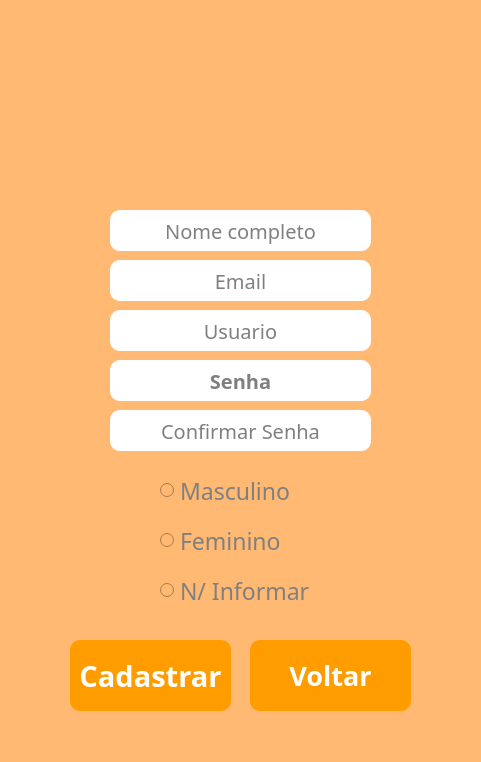
<?xml version="1.0" encoding="UTF-8"?>
<ui version="4.0">
 <class>MainWindow</class>
 <widget class="QMainWindow" name="MainWindow">
  <property name="geometry">
   <rect>
    <x>0</x>
    <y>0</y>
    <width>481</width>
    <height>762</height>
   </rect>
  </property>
  <property name="windowTitle">
   <string>Cadastro</string>
  </property>
  <property name="autoFillBackground">
   <bool>false</bool>
  </property>
  <property name="styleSheet">
   <string notr="true">background-color: rgb(255, 185, 114)</string>
  </property>
  <widget class="QWidget" name="centralwidget">
   <widget class="QLabel" name="label_2">
    <property name="geometry">
     <rect>
      <x>30</x>
      <y>10</y>
      <width>421</width>
      <height>181</height>
     </rect>
    </property>
    <property name="font">
     <font>
      <family>Ebrima</family>
      <pointsize>30</pointsize>
     </font>
    </property>
    <property name="text">
     <string/>
    </property>
    <property name="pixmap">
     <pixmap>imagens/Joana Game (2).png</pixmap>
    </property>
    <property name="alignment">
     <set>Qt::AlignCenter</set>
    </property>
   </widget>
   <widget class="QPushButton" name="BTCad1">
    <property name="geometry">
     <rect>
      <x>70</x>
      <y>640</y>
      <width>161</width>
      <height>71</height>
     </rect>
    </property>
    <property name="font">
     <font>
      <family>League Spartan</family>
      <pointsize>22</pointsize>
      <weight>75</weight>
      <bold>true</bold>
     </font>
    </property>
    <property name="styleSheet">
     <string notr="true">background-color: rgb(255, 157, 0);
color: rgb(255, 255, 255);
border-radius: 10px;
</string>
    </property>
    <property name="text">
     <string>Cadastrar</string>
    </property>
   </widget>
   <widget class="QPushButton" name="BTBack">
    <property name="geometry">
     <rect>
      <x>250</x>
      <y>640</y>
      <width>161</width>
      <height>71</height>
     </rect>
    </property>
    <property name="font">
     <font>
      <family>League Spartan</family>
      <pointsize>20</pointsize>
      <weight>75</weight>
      <bold>true</bold>
     </font>
    </property>
    <property name="styleSheet">
     <string notr="true">background-color: rgb(255, 157, 0);
color: rgb(255, 255, 255);
border-radius: 10px;</string>
    </property>
    <property name="text">
     <string>Voltar</string>
    </property>
   </widget>
   <widget class="QLineEdit" name="LineName">
    <property name="geometry">
     <rect>
      <x>110</x>
      <y>210</y>
      <width>261</width>
      <height>41</height>
     </rect>
    </property>
    <property name="minimumSize">
     <size>
      <width>251</width>
      <height>0</height>
     </size>
    </property>
    <property name="sizeIncrement">
     <size>
      <width>1</width>
      <height>0</height>
     </size>
    </property>
    <property name="font">
     <font>
      <family>League Spartan</family>
      <pointsize>15</pointsize>
     </font>
    </property>
    <property name="tabletTracking">
     <bool>false</bool>
    </property>
    <property name="autoFillBackground">
     <bool>false</bool>
    </property>
    <property name="styleSheet">
     <string notr="true">background-color: rgb(255, 255, 255); 
border-radius: 10px;
</string>
    </property>
    <property name="frame">
     <bool>true</bool>
    </property>
    <property name="alignment">
     <set>Qt::AlignCenter</set>
    </property>
    <property name="dragEnabled">
     <bool>false</bool>
    </property>
    <property name="readOnly">
     <bool>false</bool>
    </property>
    <property name="placeholderText">
     <string>Nome completo</string>
    </property>
    <property name="cursorMoveStyle">
     <enum>Qt::VisualMoveStyle</enum>
    </property>
    <property name="clearButtonEnabled">
     <bool>false</bool>
    </property>
   </widget>
   <widget class="QLineEdit" name="LineUse">
    <property name="geometry">
     <rect>
      <x>110</x>
      <y>310</y>
      <width>261</width>
      <height>41</height>
     </rect>
    </property>
    <property name="minimumSize">
     <size>
      <width>251</width>
      <height>0</height>
     </size>
    </property>
    <property name="sizeIncrement">
     <size>
      <width>1</width>
      <height>0</height>
     </size>
    </property>
    <property name="font">
     <font>
      <family>League Spartan</family>
      <pointsize>15</pointsize>
     </font>
    </property>
    <property name="tabletTracking">
     <bool>false</bool>
    </property>
    <property name="autoFillBackground">
     <bool>false</bool>
    </property>
    <property name="styleSheet">
     <string notr="true">background-color: rgb(255, 255, 255); 
border-radius: 10px;</string>
    </property>
    <property name="text">
     <string/>
    </property>
    <property name="frame">
     <bool>true</bool>
    </property>
    <property name="echoMode">
     <enum>QLineEdit::Normal</enum>
    </property>
    <property name="alignment">
     <set>Qt::AlignCenter</set>
    </property>
    <property name="dragEnabled">
     <bool>false</bool>
    </property>
    <property name="readOnly">
     <bool>false</bool>
    </property>
    <property name="placeholderText">
     <string>Usuario</string>
    </property>
    <property name="cursorMoveStyle">
     <enum>Qt::VisualMoveStyle</enum>
    </property>
    <property name="clearButtonEnabled">
     <bool>false</bool>
    </property>
   </widget>
   <widget class="QLineEdit" name="LinePas">
    <property name="geometry">
     <rect>
      <x>110</x>
      <y>360</y>
      <width>261</width>
      <height>41</height>
     </rect>
    </property>
    <property name="minimumSize">
     <size>
      <width>251</width>
      <height>0</height>
     </size>
    </property>
    <property name="sizeIncrement">
     <size>
      <width>1</width>
      <height>0</height>
     </size>
    </property>
    <property name="font">
     <font>
      <family>League Spartan</family>
      <pointsize>15</pointsize>
      <weight>75</weight>
      <bold>true</bold>
     </font>
    </property>
    <property name="tabletTracking">
     <bool>false</bool>
    </property>
    <property name="autoFillBackground">
     <bool>false</bool>
    </property>
    <property name="styleSheet">
     <string notr="true">background-color: rgb(255, 255, 255); 
border-radius: 10px;</string>
    </property>
    <property name="text">
     <string/>
    </property>
    <property name="frame">
     <bool>true</bool>
    </property>
    <property name="echoMode">
     <enum>QLineEdit::Password</enum>
    </property>
    <property name="alignment">
     <set>Qt::AlignCenter</set>
    </property>
    <property name="dragEnabled">
     <bool>false</bool>
    </property>
    <property name="readOnly">
     <bool>false</bool>
    </property>
    <property name="placeholderText">
     <string>Senha</string>
    </property>
    <property name="cursorMoveStyle">
     <enum>Qt::VisualMoveStyle</enum>
    </property>
    <property name="clearButtonEnabled">
     <bool>false</bool>
    </property>
   </widget>
   <widget class="QLineEdit" name="LinePas2">
    <property name="geometry">
     <rect>
      <x>110</x>
      <y>410</y>
      <width>261</width>
      <height>41</height>
     </rect>
    </property>
    <property name="minimumSize">
     <size>
      <width>251</width>
      <height>0</height>
     </size>
    </property>
    <property name="sizeIncrement">
     <size>
      <width>1</width>
      <height>0</height>
     </size>
    </property>
    <property name="font">
     <font>
      <family>League Spartan</family>
      <pointsize>15</pointsize>
     </font>
    </property>
    <property name="tabletTracking">
     <bool>false</bool>
    </property>
    <property name="autoFillBackground">
     <bool>false</bool>
    </property>
    <property name="styleSheet">
     <string notr="true">background-color: rgb(255, 255, 255); 
border-radius: 10px;</string>
    </property>
    <property name="text">
     <string/>
    </property>
    <property name="frame">
     <bool>true</bool>
    </property>
    <property name="echoMode">
     <enum>QLineEdit::Password</enum>
    </property>
    <property name="alignment">
     <set>Qt::AlignCenter</set>
    </property>
    <property name="dragEnabled">
     <bool>false</bool>
    </property>
    <property name="readOnly">
     <bool>false</bool>
    </property>
    <property name="placeholderText">
     <string>Confirmar Senha</string>
    </property>
    <property name="cursorMoveStyle">
     <enum>Qt::VisualMoveStyle</enum>
    </property>
    <property name="clearButtonEnabled">
     <bool>false</bool>
    </property>
   </widget>
   <widget class="QLineEdit" name="LineEm">
    <property name="geometry">
     <rect>
      <x>110</x>
      <y>260</y>
      <width>261</width>
      <height>41</height>
     </rect>
    </property>
    <property name="minimumSize">
     <size>
      <width>251</width>
      <height>0</height>
     </size>
    </property>
    <property name="sizeIncrement">
     <size>
      <width>1</width>
      <height>0</height>
     </size>
    </property>
    <property name="font">
     <font>
      <family>League Spartan</family>
      <pointsize>15</pointsize>
     </font>
    </property>
    <property name="tabletTracking">
     <bool>false</bool>
    </property>
    <property name="autoFillBackground">
     <bool>false</bool>
    </property>
    <property name="styleSheet">
     <string notr="true">background-color: rgb(255, 255, 255); 
border-radius: 10px;</string>
    </property>
    <property name="text">
     <string/>
    </property>
    <property name="frame">
     <bool>true</bool>
    </property>
    <property name="alignment">
     <set>Qt::AlignCenter</set>
    </property>
    <property name="dragEnabled">
     <bool>false</bool>
    </property>
    <property name="readOnly">
     <bool>false</bool>
    </property>
    <property name="placeholderText">
     <string>Email</string>
    </property>
    <property name="cursorMoveStyle">
     <enum>Qt::VisualMoveStyle</enum>
    </property>
    <property name="clearButtonEnabled">
     <bool>false</bool>
    </property>
   </widget>
   <widget class="QRadioButton" name="SexM">
    <property name="geometry">
     <rect>
      <x>160</x>
      <y>470</y>
      <width>151</width>
      <height>41</height>
     </rect>
    </property>
    <property name="font">
     <font>
      <family>League Spartan</family>
      <pointsize>17</pointsize>
     </font>
    </property>
    <property name="styleSheet">
     <string notr="true">color: rgb(127, 127, 127);</string>
    </property>
    <property name="text">
     <string>Masculino</string>
    </property>
   </widget>
   <widget class="QRadioButton" name="SexF">
    <property name="geometry">
     <rect>
      <x>160</x>
      <y>520</y>
      <width>151</width>
      <height>41</height>
     </rect>
    </property>
    <property name="font">
     <font>
      <family>League Spartan</family>
      <pointsize>17</pointsize>
     </font>
    </property>
    <property name="styleSheet">
     <string notr="true">color: rgb(127, 127, 127);</string>
    </property>
    <property name="text">
     <string>Feminino</string>
    </property>
   </widget>
   <widget class="QRadioButton" name="SexNF">
    <property name="geometry">
     <rect>
      <x>160</x>
      <y>570</y>
      <width>171</width>
      <height>41</height>
     </rect>
    </property>
    <property name="font">
     <font>
      <family>League Spartan</family>
      <pointsize>17</pointsize>
     </font>
    </property>
    <property name="styleSheet">
     <string notr="true">color: rgb(127, 127, 127);</string>
    </property>
    <property name="text">
     <string>N/ Informar</string>
    </property>
   </widget>
  </widget>
  <widget class="QMenuBar" name="menubar">
   <property name="geometry">
    <rect>
     <x>0</x>
     <y>0</y>
     <width>481</width>
     <height>21</height>
    </rect>
   </property>
  </widget>
  <widget class="QStatusBar" name="statusbar"/>
 </widget>
 <resources/>
 <connections/>
</ui>
